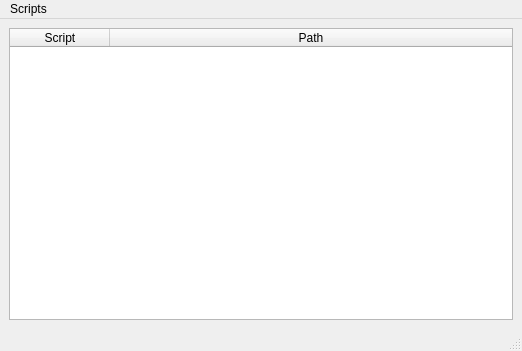
<?xml version="1.0" encoding="UTF-8"?>
<ui version="4.0">
 <class>ScriptManagerWindow</class>
 <widget class="QMainWindow" name="ScriptManagerWindow">
  <property name="geometry">
   <rect>
    <x>0</x>
    <y>0</y>
    <width>522</width>
    <height>351</height>
   </rect>
  </property>
  <property name="acceptDrops">
   <bool>true</bool>
  </property>
  <property name="windowTitle">
   <string>MainWindow</string>
  </property>
  <widget class="QWidget" name="centralwidget">
   <layout class="QGridLayout" name="gridLayout">
    <item row="0" column="0">
     <widget class="QTableWidget" name="scriptsTable">
      <property name="contextMenuPolicy">
       <enum>Qt::ContextMenuPolicy::CustomContextMenu</enum>
      </property>
      <property name="acceptDrops">
       <bool>true</bool>
      </property>
      <property name="midLineWidth">
       <number>0</number>
      </property>
      <property name="editTriggers">
       <set>QAbstractItemView::EditTrigger::NoEditTriggers</set>
      </property>
      <property name="dragDropOverwriteMode">
       <bool>false</bool>
      </property>
      <property name="alternatingRowColors">
       <bool>true</bool>
      </property>
      <property name="selectionMode">
       <enum>QAbstractItemView::SelectionMode::ExtendedSelection</enum>
      </property>
      <property name="showGrid">
       <bool>false</bool>
      </property>
      <property name="wordWrap">
       <bool>false</bool>
      </property>
      <property name="columnCount">
       <number>2</number>
      </property>
      <attribute name="horizontalHeaderStretchLastSection">
       <bool>true</bool>
      </attribute>
      <column>
       <property name="text">
        <string>Script</string>
       </property>
      </column>
      <column>
       <property name="text">
        <string>Path</string>
       </property>
      </column>
     </widget>
    </item>
   </layout>
  </widget>
  <widget class="QStatusBar" name="statusbar"/>
  <widget class="QMenuBar" name="menuBar">
   <property name="geometry">
    <rect>
     <x>0</x>
     <y>0</y>
     <width>522</width>
     <height>28</height>
    </rect>
   </property>
   <widget class="QMenu" name="menuScripts">
    <property name="title">
     <string>Scripts</string>
    </property>
   </widget>
   <addaction name="menuScripts"/>
  </widget>
 </widget>
 <resources/>
 <connections/>
</ui>
